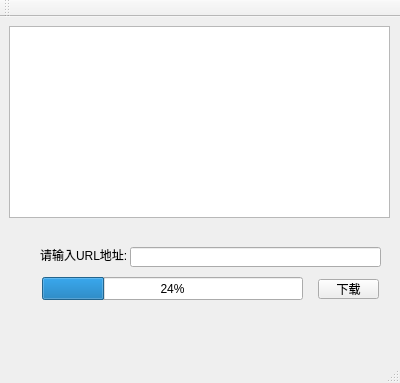
<?xml version="1.0" encoding="UTF-8"?>
<ui version="4.0">
 <class>MainWindow</class>
 <widget class="QMainWindow" name="MainWindow">
  <property name="geometry">
   <rect>
    <x>0</x>
    <y>0</y>
    <width>400</width>
    <height>383</height>
   </rect>
  </property>
  <property name="windowTitle">
   <string>MainWindow</string>
  </property>
  <widget class="QWidget" name="centralWidget">
   <widget class="QTextBrowser" name="textBrowser">
    <property name="geometry">
     <rect>
      <x>9</x>
      <y>9</y>
      <width>381</width>
      <height>192</height>
     </rect>
    </property>
   </widget>
   <widget class="QLabel" name="label">
    <property name="geometry">
     <rect>
      <x>40</x>
      <y>230</y>
      <width>91</width>
      <height>16</height>
     </rect>
    </property>
    <property name="text">
     <string>请输入URL地址:</string>
    </property>
   </widget>
   <widget class="QLineEdit" name="lineEdit">
    <property name="geometry">
     <rect>
      <x>130</x>
      <y>230</y>
      <width>251</width>
      <height>20</height>
     </rect>
    </property>
   </widget>
   <widget class="QProgressBar" name="progressBar">
    <property name="geometry">
     <rect>
      <x>42</x>
      <y>260</y>
      <width>261</width>
      <height>23</height>
     </rect>
    </property>
    <property name="value">
     <number>24</number>
    </property>
   </widget>
   <widget class="QPushButton" name="pushButton">
    <property name="geometry">
     <rect>
      <x>318</x>
      <y>262</y>
      <width>61</width>
      <height>20</height>
     </rect>
    </property>
    <property name="text">
     <string>下载</string>
    </property>
   </widget>
  </widget>
  <widget class="QMenuBar" name="menuBar">
   <property name="geometry">
    <rect>
     <x>0</x>
     <y>0</y>
     <width>400</width>
     <height>22</height>
    </rect>
   </property>
  </widget>
  <widget class="QToolBar" name="mainToolBar">
   <attribute name="toolBarArea">
    <enum>TopToolBarArea</enum>
   </attribute>
   <attribute name="toolBarBreak">
    <bool>false</bool>
   </attribute>
  </widget>
  <widget class="QStatusBar" name="statusBar"/>
 </widget>
 <layoutdefault spacing="6" margin="11"/>
 <resources/>
 <connections/>
</ui>
